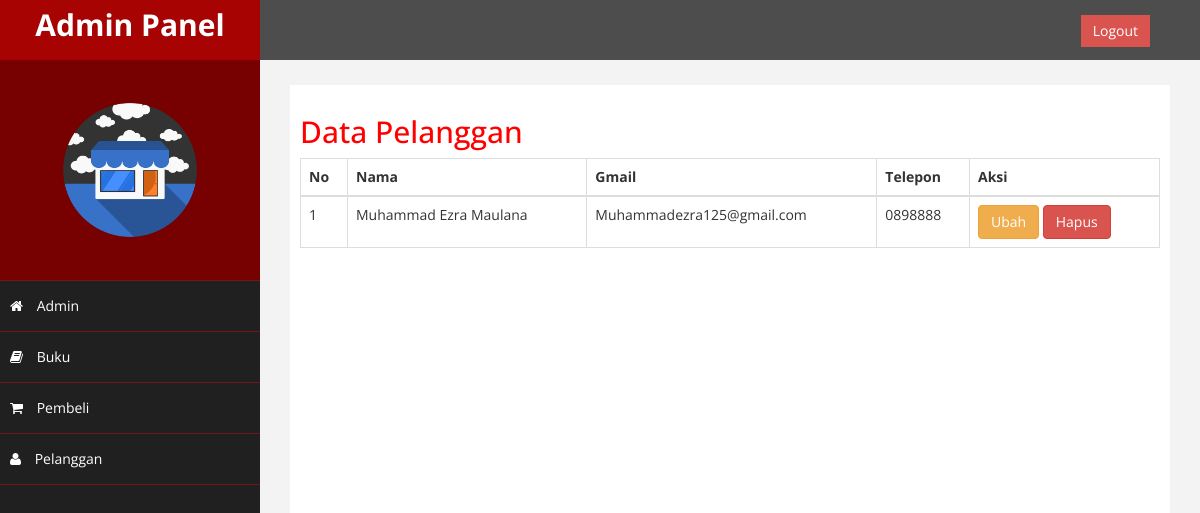
The app's page /admin/index.php?hal=pelanggan (signed in) with its own data.
### tables this page shows
CREATE TABLE `pelanggan` (
  `id_pelanggan` int(11) NOT NULL,
  `gmail_pelanggan` varchar(100) NOT NULL,
  `password_pelanggan` varchar(50) NOT NULL,
  `nama_pelanggan` varchar(100) NOT NULL,
  `telepon_pelanggan` varchar(25) NOT NULL
);

### admin/pelanggan.php (the view)
<h2>Data Pelanggan</h2>
<table class="table table-bordered">
	<thead>
		<tr>
			<th>No</th>
			<th>Nama</th>
			<th>Gmail</th>
			<th>Telepon</th>
			<th>Aksi</th>
		</tr>
	</thead>
	<tbody>
		<?php $no=1; ?>
		<?php $ambil=$koneksi->query("SELECT * FROM pelanggan"); ?>
		<?php while($pecah=$ambil->fetch_assoc()) { ?>
		<tr>
			<td> <?php echo $no; ?></td>
			<td> <?php echo $pecah["nama_pelanggan"]; ?></td>
			<td> <?php echo $pecah["gmail_pelanggan"]; ?></td>
			<td> <?php echo $pecah["telepon_pelanggan"]; ?></td>
			<td>
				<a href="index.php?hal=ubahpelanggan&id=<?php echo $pecah['id_pelanggan']; ?>" class="btn btn-warning">Ubah</a>
				<a href="index.php?hal=hapuspelanggan&id=<?php echo $pecah['id_pelanggan']; ?>" class="btn btn-danger">Hapus</a>
			</td>
		</tr>
		<?php $no++; ?>
		<?php } ?>
	</tbody>
</table>

### admin/assets/css/custom.css (style rules this page uses)
body { font-family: 'Open Sans', sans-serif; }
h2 { color: #f00; }

### records on screen
pelanggan: nama_pelanggan "Muhammad Ezra Maulana", gmail_pelanggan "Muhammadezra125@gmail.com", telepon_pelanggan "0898888"
